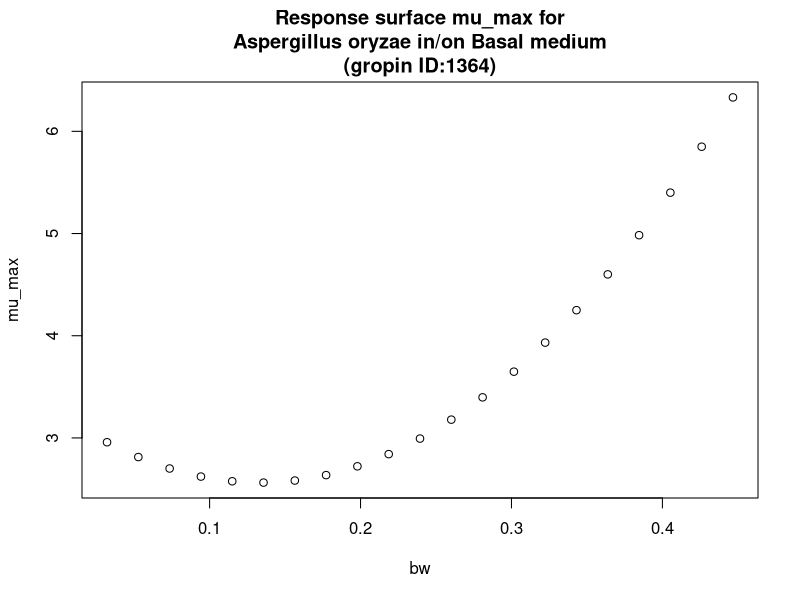

Generate this figure with R:
#############################
# start of Parameter script
#############################
bw <- seq(0.032032,0.446753246753247,length.out=21)
#############################
# end of Parameter script
#############################
############################# 
# start of Model script Gropin ID 1364 
#############################
 
# constant coefficients for this model
 
variables <- data.frame(bw)
argumentsPar <- expand.grid(variables)
 
# heart of the model
response_surface <- function(bw) {
   mumax <-(3.247-10.25*bw+38.40*bw^2)

return(mumax=mumax)
} 

# output parameters
mumax <- cbind(argumentsPar,response_surface(argumentsPar['bw']))
colnames(mumax) <- c(colnames(argumentsPar),'mumax')
#############################
# End of Model script
#############################
############################# 
# start of Visualisation script Gropin ID 1364 
#############################
plot(bw,mumax$mumax,
                          xlab='bw',
                          ylab='mu_max',main='Response surface mu_max for
Aspergillus oryzae in/on Basal medium
(gropin ID:1364)')
#############################
# End of Visualisation script
#############################
